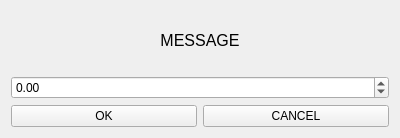
<?xml version="1.0" encoding="UTF-8"?>
<ui version="4.0">
 <class>wgt_teachingClass</class>
 <widget class="QWidget" name="wgt_teachingClass">
  <property name="geometry">
   <rect>
    <x>0</x>
    <y>0</y>
    <width>400</width>
    <height>138</height>
   </rect>
  </property>
  <property name="minimumSize">
   <size>
    <width>200</width>
    <height>100</height>
   </size>
  </property>
  <property name="windowTitle">
   <string>wgt_teaching</string>
  </property>
  <layout class="QGridLayout" name="gridLayout">
   <item row="0" column="0" colspan="2">
    <widget class="QLabel" name="label_message">
     <property name="font">
      <font>
       <pointsize>12</pointsize>
      </font>
     </property>
     <property name="text">
      <string>MESSAGE</string>
     </property>
     <property name="alignment">
      <set>Qt::AlignCenter</set>
     </property>
     <property name="wordWrap">
      <bool>true</bool>
     </property>
    </widget>
   </item>
   <item row="1" column="0" colspan="2">
    <widget class="QDoubleSpinBox" name="doubleSpinBox_input">
     <property name="minimum">
      <double>-100000.000000000000000</double>
     </property>
     <property name="maximum">
      <double>100000.000000000000000</double>
     </property>
    </widget>
   </item>
   <item row="2" column="0">
    <widget class="QPushButton" name="pushButton_ok">
     <property name="text">
      <string>OK</string>
     </property>
    </widget>
   </item>
   <item row="2" column="1">
    <widget class="QPushButton" name="pushButton_cancel">
     <property name="text">
      <string>CANCEL</string>
     </property>
    </widget>
   </item>
  </layout>
 </widget>
 <layoutdefault spacing="6" margin="11"/>
 <resources/>
 <connections/>
</ui>
